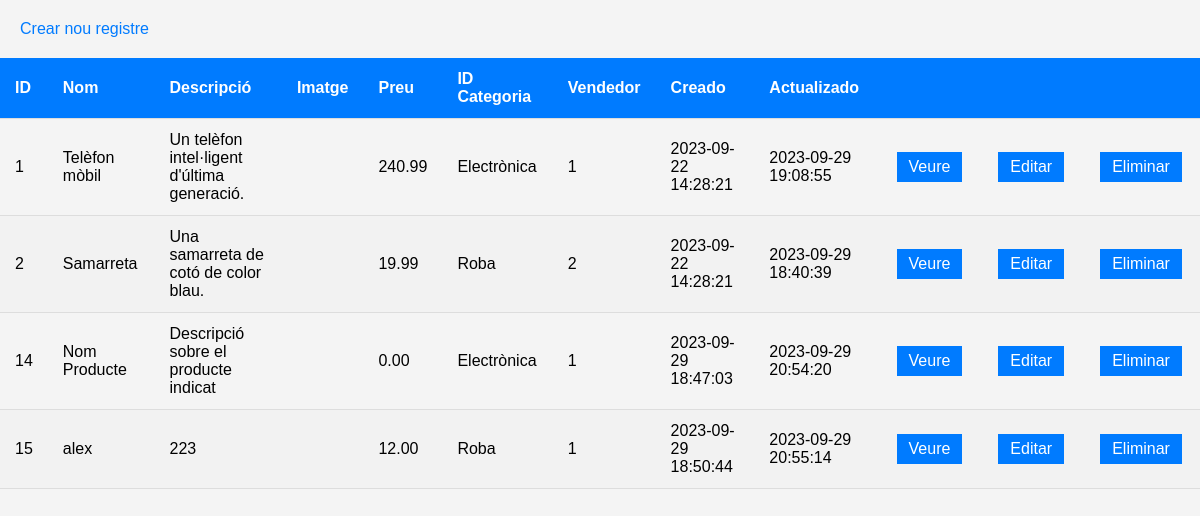
The app's page /products/list, older data.
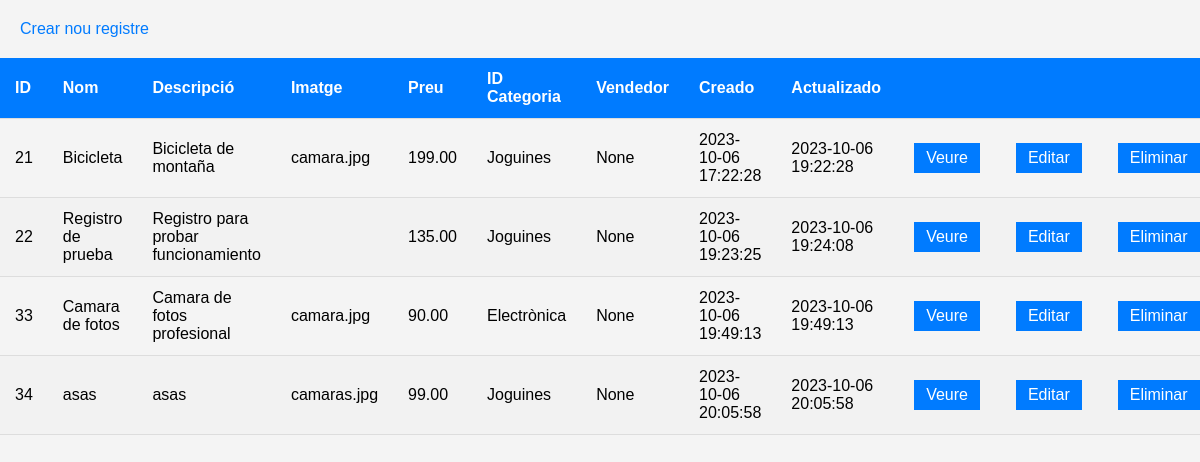
The same page, newer data.
### app.py (models this page shows)
class Product(db.Model):
    __tablename__ = 'products'
    id = db.Column(db.Integer, primary_key=True)
    title = db.Column(db.Text)
    description = db.Column(db.Text)
    photo = db.Column(db.Text)
    price = db.Column(db.DECIMAL(10, 2))
    category_id = db.Column(db.Integer, db.ForeignKey('categories.id'))
    seller_id = db.Column(db.Integer, db.ForeignKey('users.id'))
    created = db.Column(db.DateTime, default=datetime.utcnow, nullable=False)
    updated = db.Column(db.DateTime, default=datetime.utcnow, nullable=False)

class Category(db.Model):
    __tablename__ = 'categories'
    id = db.Column(db.Integer, primary_key=True)
    name = db.Column(db.Text, unique=True)
    slug = db.Column(db.Text, unique=True)

### app.py (the view)
@app.route("/products/list")
def list_products():
    lista = db.session.query(Product, Category).join(Category).order_by(Product.id.asc()).all()
    return render_template('products/list.html',results=lista)

### templates/products/list.html (shortened to what this page needs)
<!DOCTYPE html>
<html lang="en">
<head>
    <link rel="stylesheet" href="/static/list.css">
</head>
<body>
    <table class="table">
        <thead>
            <tr>
                <th>ID</th>
                <th>Nom</th>
                <th>Descripció</th>
                <th>Imatge</th>
                <th>Preu</th>
                <th>ID Categoria</th>
                <th>Vendedor</th>
                <th>Creado</th>
                <th>Actualizado</th>
                <th colspan="3"></th>
            </tr>
        </thead>
        <tbody>
            {% for (product, categoria) in results %}
            <tr>
                <td>{{ product.id }}</td>
                <td>{{ product.title }}</td>
                <td>{{ product.description }}</td>
                <td>{{ product.photo }}</td>
                <td>{{ product.price }}</td>
                <td>{{ categoria.name }}</td>
                <td>{{ product.seller_id }}</td>
                <td>{{ product.created.strftime("%Y-%m-%d %H:%M:%S") }}</td>
                <td>{{ product.updated.strftime("%Y-%m-%d %H:%M:%S") }}</td>
                <td><a class="action" href="/products/read/{{ product.id }}" title="Veure">Veure</a></td>
                <td><a class="action" href="/products/update/{{ product.id }}" title="Editar">Editar</a></td>
                <td><a class="action" href="/products/delete/{{ product.id }}" title="Eliminar">Eliminar</a></td>
            </tr>
            {% endfor %}
        </tbody>
        <div class="enlaces"> <a href="/products/create">Crear nou registre</a>
        </div>
</body>
</html>

### static/list.css (style rules this page uses)
body { font-family: Arial, sans-serif; background-color: #f4f4f4; margin: 0; padding: 0; }
a { text-decoration: none; color: #007bff; }
table { width: 100%; border-collapse: collapse; }
th, td { padding: 12px 15px; text-align: left; border-bottom: 1px solid #ddd; }
th { background-color: #007bff; color: #fff; }
tr:nth-child(even) { background-color: #f2f2f2; }
.action { display: inline-block; padding: 6px 12px; margin: 3px; background-color: #007bff; color: #fff; border: none; text-align: center; text-decoration: none; cursor: pointer; }
.enlaces { margin: 0; padding: 20px; }

Row changes from the older to the newer data that the page shows:
no longer on this page (row edited): Product: id "1", title "Telèfon mòbil", description "Un telèfon intel·ligent d'última generació.", price "240.99", name "Electrònica", seller_id "1", created "2023-09-22 14:28:21", updated "2023-09-29 19:08:55"
removed Product: id "2", title "Samarreta", description "Una samarreta de cotó de color blau.", price "19.99", name "Roba", seller_id "2", created "2023-09-22 14:28:21", updated "2023-09-29 18:40:39"
removed Product: id "14", title "Nom Producte", description "Descripció sobre el producte indicat", price "0.00", name "Electrònica", seller_id "1", created "2023-09-29 18:47:03", updated "2023-09-29 20:54:20"
removed Product: id "15", title "alex", description "223", price "12.00", name "Roba", seller_id "1", created "2023-09-29 18:50:44", updated "2023-09-29 20:55:14"
added Product: id "21", title "Bicicleta", description "Bicicleta de montaña", photo "camara.jpg", price "199.00", name "Joguines", seller_id "None", created "2023-10-06 17:22:28", updated "2023-10-06 19:22:28"
added Product: id "22", title "Registro de prueba", description "Registro para probar funcionamiento", price "135.00", name "Joguines", seller_id "None", created "2023-10-06 19:23:25", updated "2023-10-06 19:24:08"
added Product: id "33", title "Camara de fotos", description "Camara de fotos profesional", photo "camara.jpg", price "90.00", name "Electrònica", seller_id "None", created "2023-10-06 19:49:13", updated "2023-10-06 19:49:13"
added Product: id "34", title "asas", description "asas", photo "camaras.jpg", price "99.00", name "Joguines", seller_id "None", created "2023-10-06 20:05:58", updated "2023-10-06 20:05:58"
